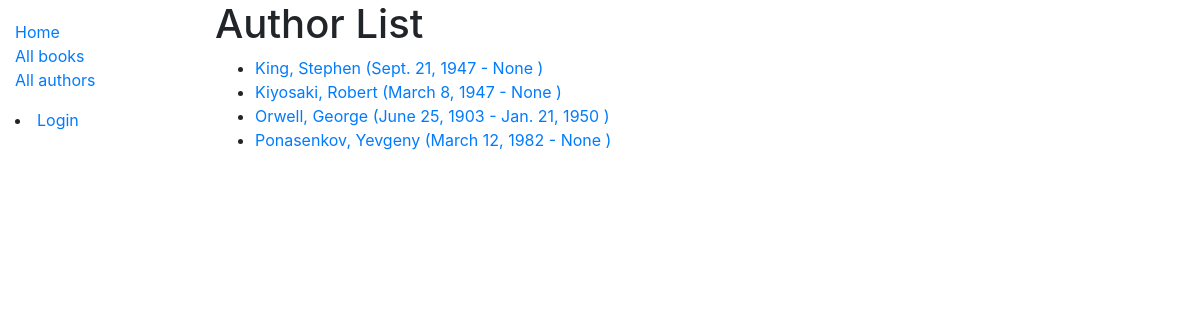
Screenshot of /catalog/authors/ with the database file from the repository.
### catalog/models.py (models this page shows)
class Author(models.Model):
    first_name = models.CharField(max_length=100)
    last_name = models.CharField(max_length=100)
    date_of_birth = models.DateField(null=True, blank=True)
    date_of_death = models.DateField('Died', null=True, blank=True)
    class Meta:
        ordering = ['last_name', 'first_name']
    def get_absolute_url(self):
        return reverse('author-detail', args=[str(self.id)])
    def __str__(self):
        return f'{self.last_name}, {self.first_name}'

### catalog/views.py (the view)
# urls.py: path('authors/', views.AuthorListView.as_view(), name='authors'),
class AuthorListView(generic.ListView):
    model = Author
    paginate_by = 10

### catalog/templates/catalog/author_list.html
{% extends "base_generic.html" %}
{% block content %}
  <h1>Author List</h1>
  {% if author_list %}
  <ul>
    {% for author in author_list %}
      <li>
        <a href="{{ author.get_absolute_url }}">{{ author }}
          ({{author.date_of_birth}} - {{author.date_of_death}} )
        </a>
      </li>
    {% endfor %}
  </ul>
  {% else %}
    <p>There are no authors available .</p>
  {% endif %}
{% endblock %}

### rows the page displays
Author: last_name+first_name "King, Stephen", date_of_birth "Sept. 21, 1947", date_of_death "None"
Author: last_name+first_name "Kiyosaki, Robert", date_of_birth "March 8, 1947", date_of_death "None"
Author: last_name+first_name "Orwell, George", date_of_birth "June 25, 1903", date_of_death "Jan. 21, 1950"
Author: last_name+first_name "Ponasenkov, Yevgeny", date_of_birth "March 12, 1982", date_of_death "None"
